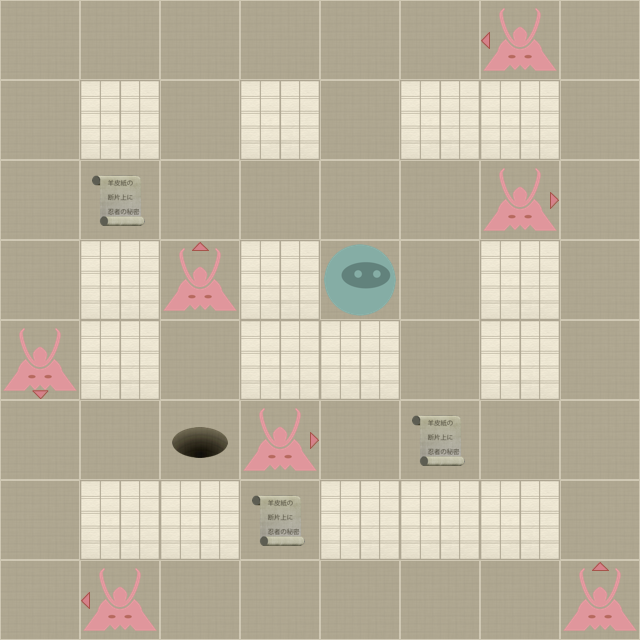

Below is a game level as drawn by its tile map, then a one-line description and the .tmx that defines it (tile-layer data replaced by summaries):
An orthogonal 8x8 tile map with 80x80 px tiles, 2 tile layers (Level, Actors).

<map version="1.0" orientation="orthogonal" width="8" height="8" tilewidth="80" tileheight="80">
 <properties>
  <property name="moves" value="6" />
 </properties>
 <tileset firstgid="1" name="tiles" tilewidth="80" tileheight="80" spacing="2" margin="2">
  <image source="tiles-hd.png" width="512" height="512" />
  <tile id="0">
   <properties>
    <property name="actor" value="exit" />
   </properties>
  </tile>
  <tile id="2">
   <properties>
    <property name="actor" value="guard" />
    <property name="direction" value="down" />
   </properties>
  </tile>
  <tile id="3">
   <properties>
    <property name="actor" value="guard" />
    <property name="direction" value="left" />
   </properties>
  </tile>
  <tile id="4">
   <properties>
    <property name="actor" value="guard" />
    <property name="direction" value="right" />
   </properties>
  </tile>
  <tile id="5">
   <properties>
    <property name="actor" value="guard" />
    <property name="direction" value="up" />
   </properties>
  </tile>
  <tile id="7">
   <properties>
    <property name="actor" value="player" />
   </properties>
  </tile>
  <tile id="8">
   <properties>
    <property name="actor" value="scroll" />
   </properties>
  </tile>
  <tile id="9">
   <properties>
    <property name="wall" value="1" />
   </properties>
  </tile>
 </tileset>
 <layer name="Level" width="8" height="8">
  <data>[64 cells, 64 non-empty, 2 distinct tile ids]</data>
 </layer>
 <layer name="Actors" width="8" height="8">
  <data>[64 cells, 12 non-empty, 7 distinct tile ids]</data>
 </layer>
</map>
